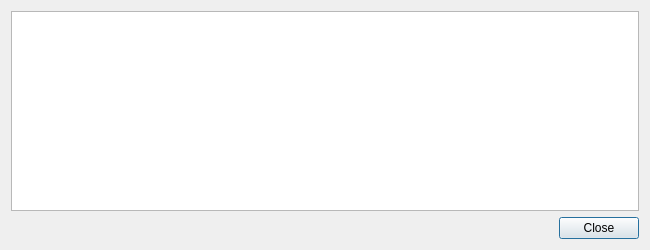
<?xml version="1.0" encoding="UTF-8"?>
<ui version="4.0">
 <class>AdrenalineNodeConfigDialog</class>
 <widget class="QDialog" name="AdrenalineNodeConfigDialog">
  <property name="geometry">
   <rect>
    <x>0</x>
    <y>0</y>
    <width>650</width>
    <height>250</height>
   </rect>
  </property>
  <property name="sizePolicy">
   <sizepolicy hsizetype="Minimum" vsizetype="Minimum">
    <horstretch>0</horstretch>
    <verstretch>0</verstretch>
   </sizepolicy>
  </property>
  <property name="minimumSize">
   <size>
    <width>650</width>
    <height>250</height>
   </size>
  </property>
  <property name="windowTitle">
   <string>Master Node Configuration Template</string>
  </property>
  <layout class="QVBoxLayout" name="verticalLayout">
   <item>
    <widget class="QTextEdit" name="detailText">
     <property name="toolTip">
      <string>&lt;html&gt;&lt;head/&gt;&lt;body&gt;&lt;p&gt;This pane shows an example Traid.conf template with the necessary masternode settings.&lt;/p&gt;&lt;/body&gt;&lt;/html&gt;</string>
     </property>
     <property name="readOnly">
      <bool>true</bool>
     </property>
    </widget>
   </item>
   <item>
    <widget class="QDialogButtonBox" name="buttonBox">
     <property name="orientation">
      <enum>Qt::Horizontal</enum>
     </property>
     <property name="standardButtons">
      <set>QDialogButtonBox::Close</set>
     </property>
    </widget>
   </item>
  </layout>
 </widget>
 <resources/>
 <connections>
  <connection>
   <sender>buttonBox</sender>
   <signal>accepted()</signal>
   <receiver>AdrenalineNodeConfigDialog</receiver>
   <slot>accept()</slot>
   <hints>
    <hint type="sourcelabel">
     <x>248</x>
     <y>254</y>
    </hint>
    <hint type="destinationlabel">
     <x>157</x>
     <y>274</y>
    </hint>
   </hints>
  </connection>
  <connection>
   <sender>buttonBox</sender>
   <signal>rejected()</signal>
   <receiver>AdrenalineNodeConfigDialog</receiver>
   <slot>reject()</slot>
   <hints>
    <hint type="sourcelabel">
     <x>316</x>
     <y>260</y>
    </hint>
    <hint type="destinationlabel">
     <x>286</x>
     <y>274</y>
    </hint>
   </hints>
  </connection>
 </connections>
</ui>
